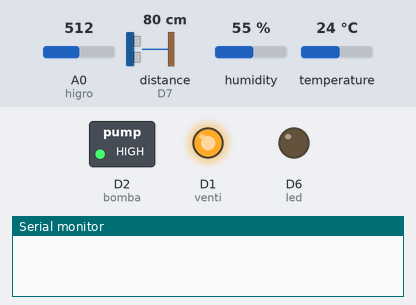
Recording of a sketch running on a simulated ESP8266 (NodeMCU). On the bench: switched loads named in the sketch (green lamp = pin HIGH), output pins drawn as LEDs (lit = HIGH), the last lines printed to the serial monitor. Wiring (inferred from the names in the program): ultrasonic range finder: trigger GPIO 3; echo D7. The inputs (shaded band) are chosen by the test bench; at power-on: A0 (higro) = 512, distance to the obstacle (sensor on D7) 80 cm, humidity 55 %, temperature 24 °C. The echo pulse lasts 58.3 µs per cm; WiFi joins after 1.5 s; servers stay silent unless stated; the Firebase database answers and starts empty; pins used as bus, display or sensor lines are not drawn.

Above: at 0.1 s.
At 2.8 s:
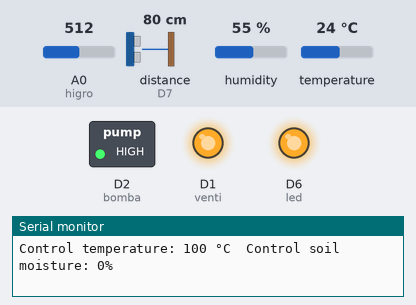
Timing chart, 0 to 4.3 s (numbered marks = the images above):
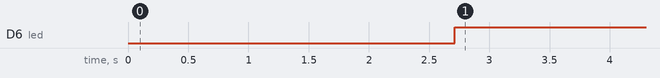

Measured:
- by itself, D6 (led): LOW → HIGH at 2.7 s

The sketch:

iot_huerto.ino
```cpp
#define BLYNK_TEMPLATE_ID "TMPLssYeqgqE"
#define BLYNK_DEVICE_NAME "iothuerto"
#define BLYNK_AUTH_TOKEN "ntwlwrtC7VYfQ1ugoaLGGCAOn3cB1npw"
#define BLYNK_PRINT Serial
#include <ESP8266WiFi.h>
#include <BlynkSimpleEsp8266.h>
#include "FirebaseESP8266.h"
WiFiClient client;

// Wi-Fi settings
const char auth[] = "ntwlwrtC7VYfQ1ugoaLGGCAOn3cB1npw";
const char ssid[] = "Alex";//
const char pass[] = "YOSOYTUPADRE";

//Red Tec
//Tec-IoT
//spotless.magnetic.bridge

//Red Casa
//INFINITUMC8D9_2.4
//7713821045

// Firebase
#define API_KEY "AIzaSyC-0f7aQAJPyLOxR4jhw1QL-MGyRAfMl5o"
const char *FIREBASE_HOST="https://iothuerto-default-rtdb.firebaseio.com/";
const char *FIREBASE_AUTH="Yjl4M1DZmyzWdsYPowgQT7WzU9ItYE8dMSQJ6138";
FirebaseData firebaseData;

// DHT
#include "DHT.h"
#define DHTPIN D5 //forzoso NO usar D0
#define DHTTYPE DHT11
DHT dht(DHTPIN, DHTTYPE);

//PINS
const int venti = D1; //5, D3
const int bomba = D2; //4, D4
const int echo = 13;
const int trig = 3;
const int led = 12;
const int higro = A0;

bool statusBomba = false;
bool statusVenti = false;
int t_ctl = 100;      // Control temperature
// int h_ctl;      // Control humidity
int s_ctl = 0;      // Control soil moisture
int depth = 18; // Water depth
int contador=0;
String nodo = "Proyecto-iot";

void setup() {
  Serial.begin(9600);
  pinMode(echo,INPUT);
  pinMode(trig,OUTPUT);
  pinMode(led, OUTPUT);
  pinMode(higro, INPUT);
  pinMode(bomba, OUTPUT);
  pinMode(venti, OUTPUT);

  dht.begin();

  // Disable components
  digitalWrite(led,LOW);
  digitalWrite(venti, HIGH);
  digitalWrite(bomba, HIGH);

  //Blynk
  Blynk.begin(auth, ssid, pass);
  Serial.println(F("DHTxx test!"));
  Serial.print("Conectando...");
  while (WiFi.status() != WL_CONNECTED) {
    delay(500);
    Serial.print(".");
  }

  Serial.println("Conexión OK!");
  Serial.print("IP Local: ");
  Serial.println(WiFi.localIP());

  // Firebase
  Firebase.begin(FIREBASE_HOST, FIREBASE_AUTH);
  Firebase.reconnectWiFi(true);

    // Blynk gauge range
  Blynk.setProperty(V5, "max", 100);
  Blynk.setProperty(V6, "max", 100);
  Blynk.setProperty(V7, "max", 100);
  Blynk.setProperty(V8, "max", 100);

  //Temperatura
  Firebase.getInt(firebaseData, nodo + "/t_ctl");
  if (firebaseData.intData()==0){
    Firebase.setInt(firebaseData, nodo + "/t_ctl", t_ctl+1);
  }
  else{
    t_ctl=firebaseData.intData()-1;
  }

  //Humedad de suelo
  Firebase.getInt(firebaseData, nodo + "/s_ctl");
  if (firebaseData.intData()==0){
    Firebase.setInt(firebaseData, nodo + "/s_ctl", s_ctl+1);
  }
  else{
    s_ctl=firebaseData.intData()-1;
  }

  //Profundidad
  Firebase.getInt(firebaseData, nodo + "/depth");
  if (firebaseData.intData()==0){
    Firebase.setInt(firebaseData, nodo + "/depth", depth+1);
  }
  else{
    depth=firebaseData.intData()-1;
  }

  // Set relay and depth values to false by default
  Blynk.virtualWrite(V2, 0);
  Blynk.virtualWrite(V3, 0);
  Blynk.virtualWrite(V9, depth);
  Blynk.virtualWrite(V11, t_ctl);
  Blynk.virtualWrite(V12, s_ctl);
}
// Fan
BLYNK_WRITE(V2) {
  int V2Data = param.asInt();
  Serial.print(V2Data);
  Serial.println(" Venti");
  statusVenti = (bool)V2Data;
}

// Pump
BLYNK_WRITE(V3) {
  int V3Data = param.asInt();
  Serial.print(V3Data);
  Serial.println(" Bomba");
  statusBomba = (bool)V3Data;
}

// Container depth
BLYNK_WRITE(V9) {
  int V9Data = param.asInt();
  depth = V9Data;
  // int V1Data=param.asInt();
  // digitalWrite(led, V1Data);
}

  // Temperature control value
BLYNK_WRITE(V11) {
  int V11Data = param.asInt();
  t_ctl = V11Data;
}

  // Soil moisture control value
BLYNK_WRITE(V12) {
  int V12Data = param.asInt();
  s_ctl = V12Data;
}


void loop() {
  int t;        // Temperature
  int h;        // Humidity
  long dur;       // Time difference from ultrasonic sensor
  long dist;       // Distance from ultrasonic sensor
  float s;        // Soil moisture
  int s_map;      // Soil moisture normalized
  int waterLevelPercentage;

    // Water level
  digitalWrite(trig, LOW);
  delayMicroseconds(4);
  digitalWrite(trig, HIGH);
  delayMicroseconds(10);
  digitalWrite(trig, LOW);
  dur = pulseIn(echo, HIGH);
  dist = ((dur * 0.034) / 2)-3;
  waterLevelPercentage = 100-(((float)dist/(depth-3))*100);
  if (waterLevelPercentage<0){
    waterLevelPercentage=0;
  }

  //waterLevelLED
  if(waterLevelPercentage<25){
    digitalWrite(led,HIGH);
  }
  else{
    digitalWrite(led,LOW);
  }


    // Humidity
  h = dht.readHumidity();

  // Temperature
  t = dht.readTemperature();

    // Soil moisture
  s = analogRead(higro);
  s_map = map(s, 0, 1023, 100, 0);

    // Read failure
  if (isnan(h) || isnan(t) || isnan(s) || isnan(dur)) {
    Serial.println(F("Failed to read from DHT sensor!"));
    return;
  }

  // Update fan from Blynk
  if (statusVenti) {
    digitalWrite(venti, LOW);
  } else {
    digitalWrite(venti, HIGH);
  }
  Serial.print("Status venti: ");
  Serial.println(statusVenti);

  // Update pump from Blynk}
  if (statusBomba) {
    digitalWrite(bomba, LOW);
  } else {
    digitalWrite(bomba, HIGH);
  }
  Serial.print("Status bomba: ");
  Serial.println(statusBomba);

   // Monitor soil moisture
  if (s_map < s_ctl) {
    digitalWrite(bomba, LOW);
    delay(5000);
    digitalWrite(bomba, HIGH);
    delay(2000);
  }

  // Monitor temperature
  if (t > t_ctl) {
    digitalWrite(venti, LOW);
    delay(5000);
    digitalWrite(venti, HIGH);
    delay(2000);
  }

  // Print stuff
  Serial.print(waterLevelPercentage);
  Serial.print("%  ");
  Serial.print(dist);
  Serial.println(" cm");
  Serial.print(F("Humidity: "));
  Serial.print(h);
  Serial.print(F("%  Temperature: "));
  Serial.print(t);
  Serial.print(F("°C  Soil humidity: "));
  Serial.print(s_map);
  Serial.println("%");
  Serial.print("Control temperature: ");
  Serial.print(t_ctl);
  Serial.print(" °C  Control soil moisture: ");
  Serial.print(s_ctl);
  Serial.println("%");
//  Serial.println(statusBomba);


  // Write to Blynk
  Blynk.virtualWrite(V5, h);
  Blynk.virtualWrite(V6, t);
  Blynk.virtualWrite(V7, s_map);
  Blynk.virtualWrite(V8, waterLevelPercentage);

  Firebase.setInt(firebaseData, nodo + "/s_ctl", s_ctl+1);
  Firebase.setInt(firebaseData, nodo + "/t_ctl", t_ctl+1);
  Firebase.setInt(firebaseData, nodo + "/depth", depth+1);

  if(contador == 3){
    // push de datos Firebase
    Firebase.pushInt(firebaseData, nodo + "/Temperature", t);
    Firebase.pushInt(firebaseData, nodo + "/Humidity", h);
    Firebase.pushInt(firebaseData, nodo + "/Soil_Moisture", s_map);
    Firebase.pushInt(firebaseData, nodo + "/Water_Level", waterLevelPercentage);
    contador=0;
  }
  contador = contador + 1;

  delay(5000);
}
```
